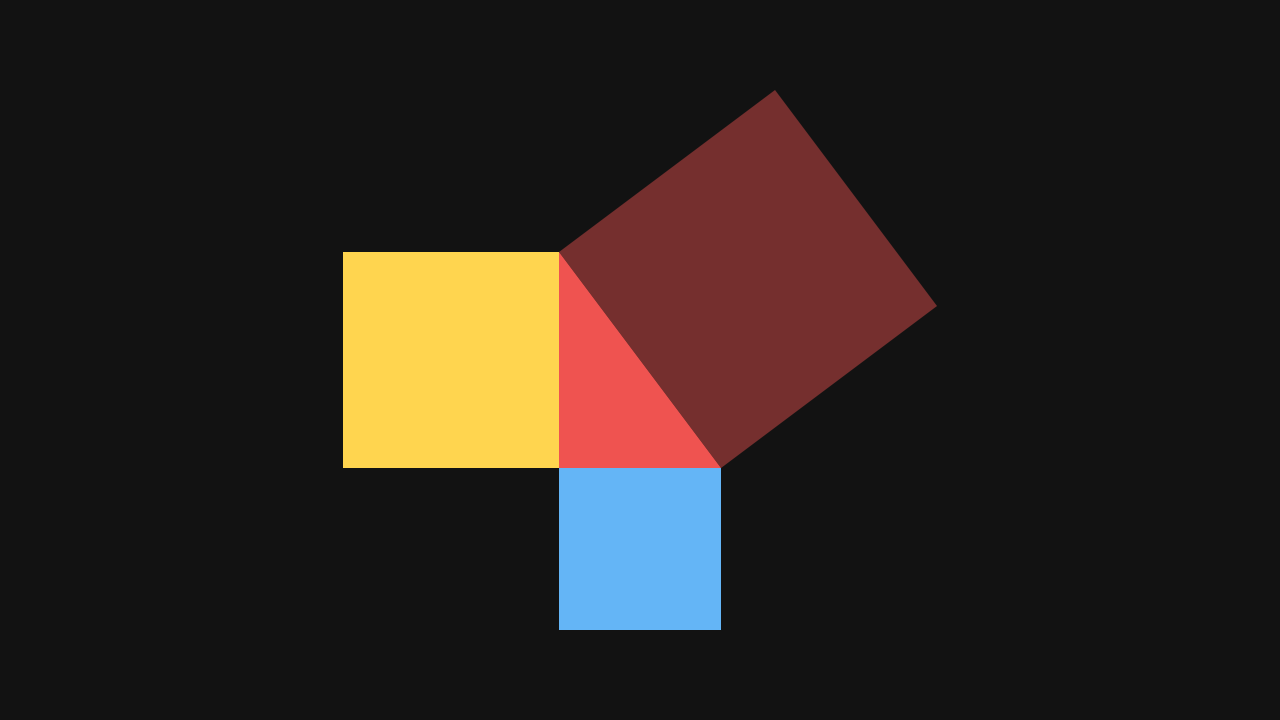
#> input picture p0-spikes/manim-pythagorean.png, 1280 x 720 px
$ python compare_manim.py manim-pythagorean.png rustim-p0-frame.png
#> lines starting #> are read from the running program, lines starting #| are printed output that depends on the picture; after the words box and inside, x2 and y2 are one past the last pixel; in counts of white or black regions, pixels touching at a corner belong together
"""Compare a rustim render against the Manim reference frame, pixel by pixel."""
import sys
import numpy as np
from PIL import Image


def load(path):
#> called with path = 'manim-pythagorean.png'
    im = Image.open(path).convert("RGBA")
#> im is the input picture: PIL image 1280x720 RGBA; mean R, G, B, A 44.4, 36, 31, 255
    return np.asarray(im).astype(np.int16)
#> call 2 of load, with path = 'rustim-p0-frame.png'
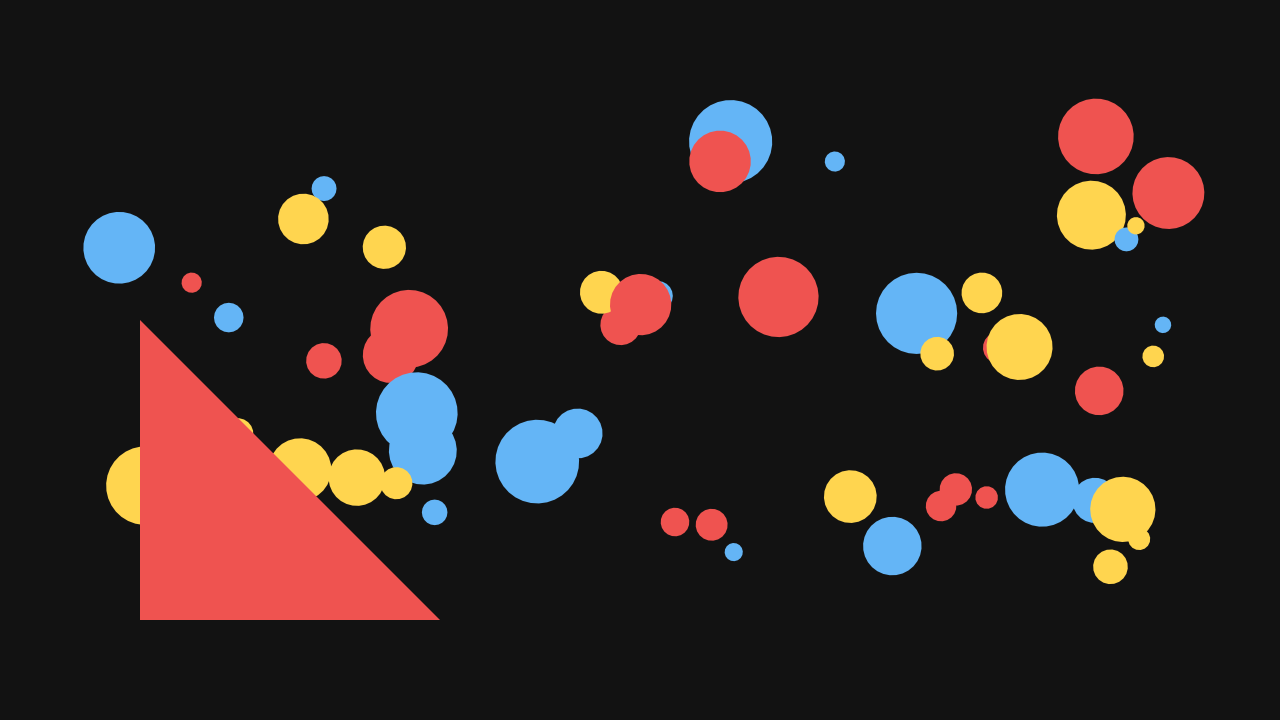
#> input picture p0-spikes/rustim-p0-frame.png, 1280 x 720 px
#| mine : manim-pythagorean.png  shape=(720, 1280, 4)
#| manim: rustim-p0-frame.png  shape=(720, 1280, 4)


def bbox_of_nonbackground(a, bg, tol=8):
    """Bounding box of pixels that differ from the background colour."""
#> called with bg = (18, 18, 18), tol = 8
    diff = np.abs(a[..., :3] - np.array(bg)).max(axis=2) > tol
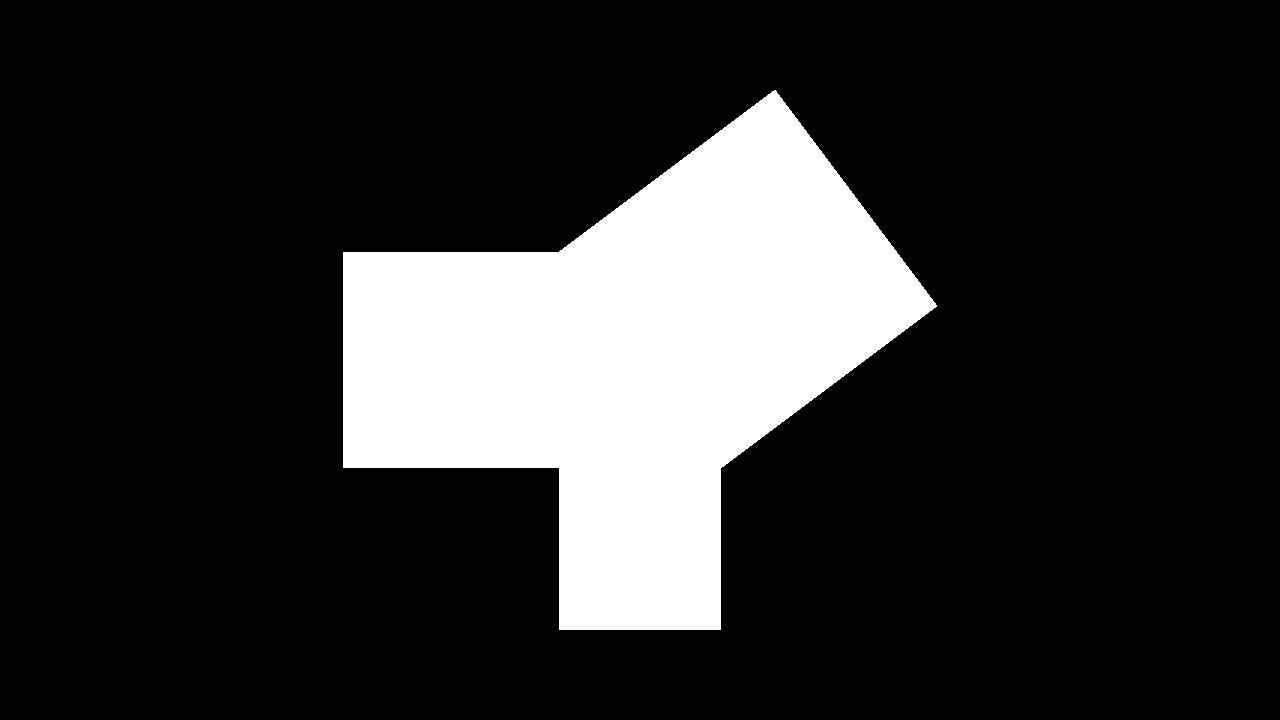
#> diff: shape (720, 1280) bool; 17.8% white; 1 white region, box (x1, y1, x2, y2) and area: (343, 90, 937, 630) 163620
    ys, xs = np.nonzero(diff)
    if len(xs) == 0:
        return None
    return int(xs.min()), int(ys.min()), int(xs.max()), int(ys.max())


def main(mine_path, ref_path):
    a = load(mine_path)
    b = load(ref_path)
    print(f"mine : {mine_path}  shape={a.shape}")
    print(f"manim: {ref_path}  shape={b.shape}")
    if a.shape != b.shape:
        print("!! size mismatch")
        return 1

    bg = (0x12, 0x12, 0x12)
    ba = bbox_of_nonbackground(a, bg)
#> ba = (343, 90, 936, 629)
    bb = bbox_of_nonbackground(b, bg)
#> call 2 of bbox_of_nonbackground, with bg = (18, 18, 18), tol = 8
#> in bbox_of_nonbackground (call 2), `diff = np.abs(a[..., :3] - np.array(bg)).max(axis=2) > tol`:
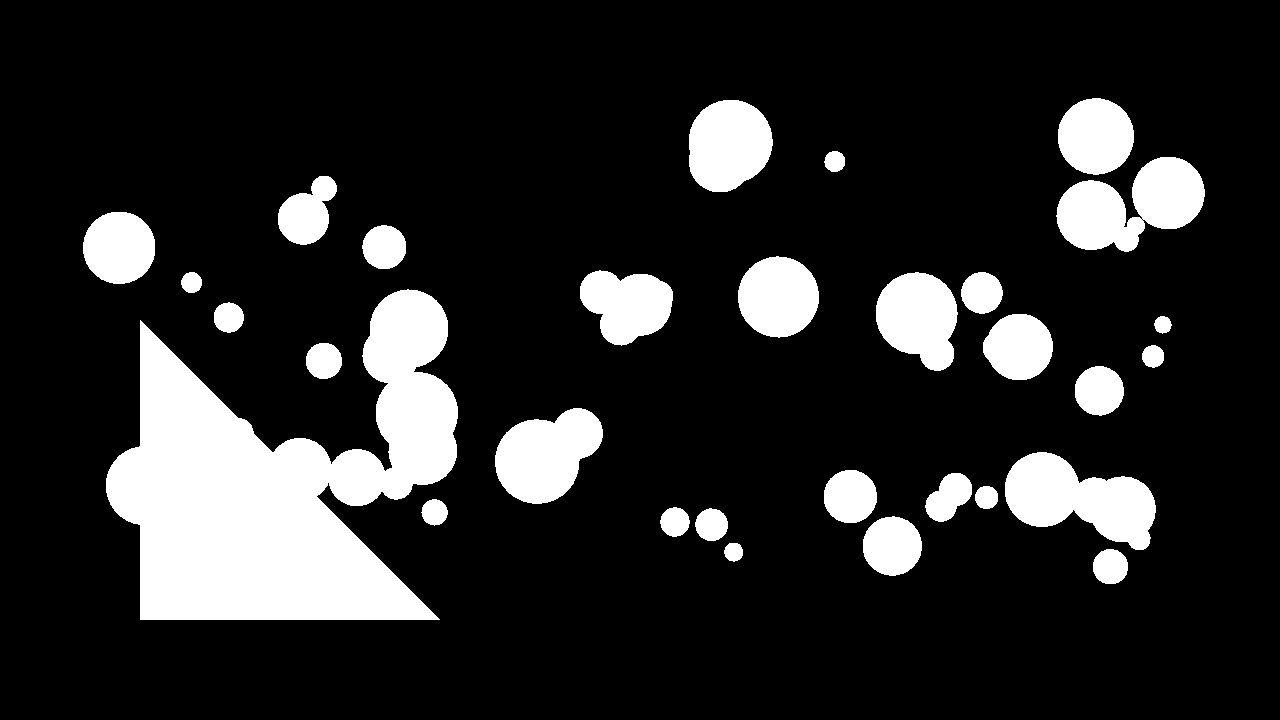
#> diff: shape (720, 1280) bool; 15.7% white; 30 white regions, largest, box (x1, y1, x2, y2) and area: (106, 289, 458, 620) 65565, (1005, 452, 1156, 550) 8751, (1056, 157, 1205, 252) 8615
#> bb = (83, 98, 1204, 619)
    print(f"content bbox  mine={ba}  manim={bb}")
#| content bbox  mine=(343, 90, 936, 629)  manim=(83, 98, 1204, 619)

    d = np.abs(a[..., :3] - b[..., :3]).max(axis=2)
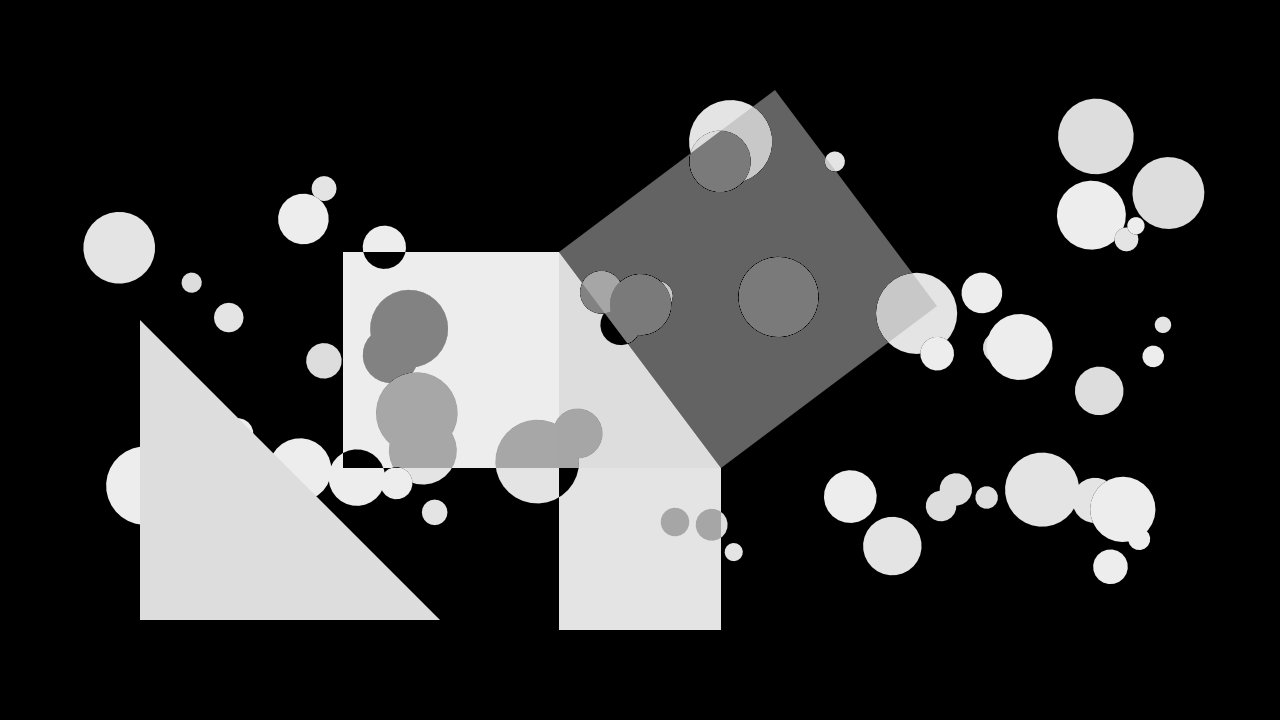
#> d: shape (720, 1280) int16; min 0, max 237, mean 55.1
    for t in (0, 2, 8, 16, 32, 64):
        frac = float((d > t).mean())
        print(f"  pixels differing by > {t:>3}: {frac*100:7.3f}%   ({int((d>t).sum())} px)")
#> this loop made 6 passes
#> frac on passes 1 to 6: 0.293, 0.293, 0.292, 0.292, 0.291, 0.29
#|   pixels differing by >   0:  29.305%   (270071 px)
#|   pixels differing by >   2:  29.283%   (269873 px)
#|   pixels differing by >   8:  29.234%   (269420 px)
#|   pixels differing by >  16:  29.197%   (269080 px)
#|   pixels differing by >  32:  29.134%   (268498 px)
#|   pixels differing by >  64:  29.024%   (267489 px)
    print(f"  mean abs channel error: {d.mean():.3f}   max: {int(d.max())}")
#|   mean abs channel error: 55.085   max: 237

    # Where the disagreement is, so a systematic offset is distinguishable from
    # an anti-aliasing difference.
    ys, xs = np.nonzero(d > 32)
    if len(xs):
        print(f"  >32 disagreement bbox: x {xs.min()}..{xs.max()}  y {ys.min()}..{ys.max()}")
#|   >32 disagreement bbox: x 83..1204  y 90..629
        # Column/row histograms: a pure shift shows as two dense edges.
        col = np.bincount(xs, minlength=a.shape[1])
#> col = 1280 values, max 529 at index 719, min 0 at index 0, mean 209.8
        row = np.bincount(ys, minlength=a.shape[0])
#> row = 720 values, max 756 at index 492, min 0 at index 0, mean 372.9
        print(f"  busiest columns: {np.argsort(col)[-6:][::-1].tolist()}")
#|   busiest columns: [719, 720, 718, 716, 717, 715]
        print(f"  busiest rows   : {np.argsort(row)[-6:][::-1].tolist()}")
#|   busiest rows   : [492, 491, 490, 493, 494, 489]

    # Sample the same probe points in both, which is what actually pins colour
    # and placement rather than aggregate statistics.
    probes = {
        "background corner": (5, 5),
        "b square (yellow)": (450, 350),
        "a square (blue)": (640, 540),
        "triangle (bright red)": (600, 400),
        "c square over bg (dark red)": (760, 250),
    }
    print("probe points (x, y): mine vs manim")
    for name, (x, y) in probes.items():
        pa = tuple(int(v) for v in a[y, x][:3])
        pb = tuple(int(v) for v in b[y, x][:3])
        flag = "  " if max(abs(u - v) for u, v in zip(pa, pb)) <= 6 else "!!"
        print(f"  {flag} {name:<30} mine={pa} manim={pb}")
#> this loop made 5 passes
#> (pa, flag) on passes 1 to 5: ((18, 18, 18), '  '), ((255, 213, 79), '!!'), ((100, 181, 246), '!!'), ((239, 83, 80), '!!'), ((117, 47, 46), '!!')
#|      background corner              mine=(18, 18, 18) manim=(18, 18, 18)
#|   !! b square (yellow)              mine=(255, 213, 79) manim=(18, 18, 18)
#|   !! a square (blue)                mine=(100, 181, 246) manim=(18, 18, 18)
#|   !! triangle (bright red)          mine=(239, 83, 80) manim=(18, 18, 18)
#|   !! c square over bg (dark red)    mine=(117, 47, 46) manim=(18, 18, 18)
    return 0


if __name__ == "__main__":
    sys.exit(main(sys.argv[1], sys.argv[2]))
#> (the program exits here)
